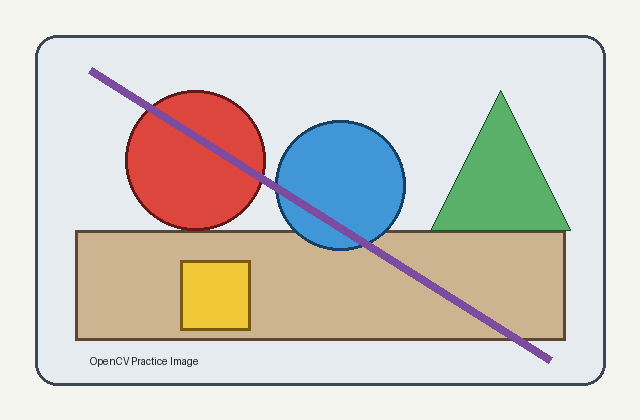
#> input picture CV_Experiments_01_to_15/sample_image.png, 640 x 420 px
$ python main.py
#> lines starting #> are read from the running program, lines starting #| are printed output that depends on the picture
from pathlib import Path
import cv2

ROOT = Path(__file__).resolve().parent
image_path = ROOT.parent / "sample_image.png"
image = cv2.imread(str(image_path))
#> image is the input picture: shape (420, 640, 3); mean B, G, R 197.7, 203.9, 208.4
if image is None:
    raise FileNotFoundError(f"Could not read image: {image_path}")

height, width = image.shape[:2]
#> height = 420; width = 640
center = (width // 2, height // 2)
#> center = (320, 210)
clockwise_matrix = cv2.getRotationMatrix2D(center, -30, 1.0)
counterclockwise_matrix = cv2.getRotationMatrix2D(center, 30, 1.0)
clockwise = cv2.warpAffine(image, clockwise_matrix, (width, height))
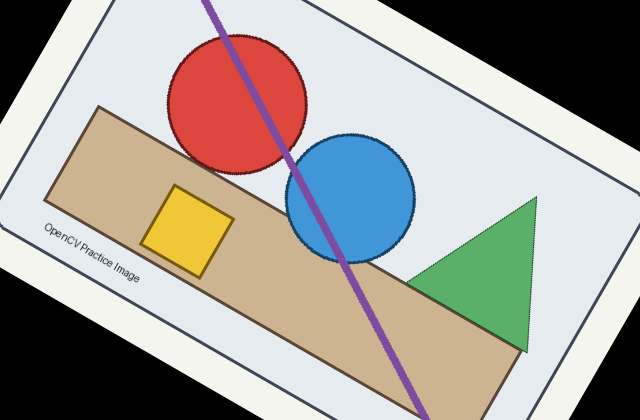
#> clockwise: shape (420, 640, 3); mean B, G, R 155.3, 161.4, 166.1
counterclockwise = cv2.warpAffine(image, counterclockwise_matrix, (width, height))
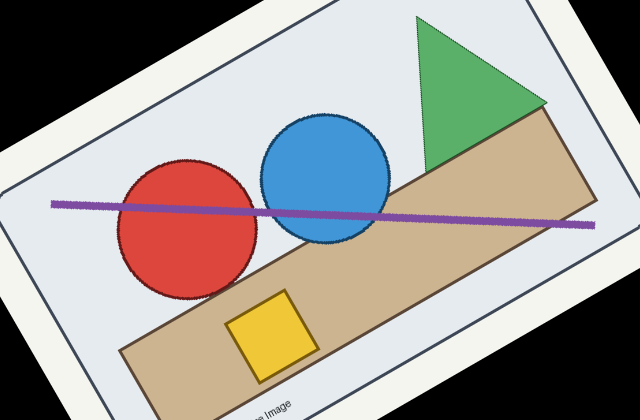
#> counterclockwise: shape (420, 640, 3); mean B, G, R 155.3, 161.2, 166
cv2.imwrite(str(ROOT / "output_clockwise.png"), clockwise)
cv2.imwrite(str(ROOT / "output_counterclockwise.png"), counterclockwise)
cv2.imshow("Clockwise", clockwise)
cv2.imshow("Counterclockwise", counterclockwise)
cv2.waitKey(0)
cv2.destroyAllWindows()
